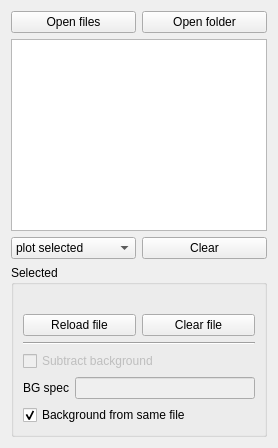
       <widget class="QWidget" name="files_tab">
        <attribute name="title">
         <string>Files</string>
        </attribute>
        <layout class="QVBoxLayout" name="verticalLayout_3">
         <item>
          <layout class="QHBoxLayout" name="horizontalLayout_35">
           <item>
            <widget class="QPushButton" name="button_open_files">
             <property name="text">
              <string>Open files</string>
             </property>
            </widget>
           </item>
           <item>
            <widget class="QPushButton" name="button_open">
             <property name="text">
              <string>Open folder</string>
             </property>
            </widget>
           </item>
          </layout>
         </item>
         <item>
          <widget class="QTreeWidget" name="file_list">
           <property name="mouseTracking">
            <bool>true</bool>
           </property>
           <property name="contextMenuPolicy">
            <enum>Qt::ContextMenuPolicy::CustomContextMenu</enum>
           </property>
           <property name="acceptDrops">
            <bool>true</bool>
           </property>
           <property name="toolTip">
            <string/>
           </property>
           <property name="statusTip">
            <string>File tree view of spectra, supports drag&amp;drop</string>
           </property>
           <property name="autoFillBackground">
            <bool>true</bool>
           </property>
           <property name="styleSheet">
            <string notr="true">QFrame {background-image: url(:/images/background.png); 
              background-position: center center;
              background-repeat: no-repeat;
};</string>
           </property>
           <property name="dragDropMode">
            <enum>QAbstractItemView::DragDropMode::DropOnly</enum>
           </property>
           <property name="selectionMode">
            <enum>QAbstractItemView::SelectionMode::ExtendedSelection</enum>
           </property>
           <property name="headerHidden">
            <bool>true</bool>
           </property>
           <property name="columnCount">
            <number>1</number>
           </property>
           <attribute name="headerVisible">
            <bool>false</bool>
           </attribute>
           <attribute name="headerDefaultSectionSize">
            <number>97</number>
           </attribute>
           <attribute name="headerStretchLastSection">
            <bool>false</bool>
           </attribute>
           <column>
            <property name="text">
             <string notr="true">1</string>
            </property>
           </column>
          </widget>
         </item>
         <item>
          <layout class="QHBoxLayout" name="horizontalLayout_9">
           <item>
            <widget class="QComboBox" name="plot_combobox">
             <property name="currentText">
              <string>plot selected</string>
             </property>
             <item>
              <property name="text">
               <string>plot selected</string>
              </property>
             </item>
             <item>
              <property name="text">
               <string>plot checked</string>
              </property>
             </item>
            </widget>
           </item>
           <item>
            <widget class="QPushButton" name="clear_file_list">
             <property name="text">
              <string>Clear</string>
             </property>
            </widget>
           </item>
          </layout>
         </item>
         <item>
          <widget class="QGroupBox" name="spec_info_gbox">
           <property name="enabled">
            <bool>true</bool>
           </property>
           <property name="title">
            <string>Selected</string>
           </property>
           <layout class="QVBoxLayout" name="verticalLayout_9">
            <item>
             <widget class="QLabel" name="sel_spec_label">
              <property name="sizePolicy">
               <sizepolicy hsizetype="Ignored" vsizetype="Preferred">
                <horstretch>0</horstretch>
                <verstretch>0</verstretch>
               </sizepolicy>
              </property>
              <property name="text">
               <string/>
               <string/>
              </property>
             </widget>
            </item>
            <item>
             <layout class="QHBoxLayout" name="horizontalLayout_2">
              <item>
               <widget class="QPushButton" name="reload_file_btn">
                <property name="text">
                 <string>Reload file</string>
                </property>
               </widget>
              </item>
              <item>
               <widget class="QPushButton" name="clear_file_btn">
                <property name="text">
                 <string>Clear file</string>
                </property>
               </widget>
              </item>
             </layout>
            </item>
            <item>
             <widget class="Line" name="line">
              <property name="orientation">
               <enum>Qt::Orientation::Horizontal</enum>
              </property>
             </widget>
            </item>
            <item>
             <widget class="QCheckBox" name="bg_extra_check">
              <property name="enabled">
               <bool>false</bool>
              </property>
              <property name="text">
               <string>Subtract background</string>
              </property>
             </widget>
            </item>
            <item>
             <layout class="QHBoxLayout" name="horizontalLayout_21">
              <item>
               <widget class="QLabel" name="label">
                <property name="text">
                 <string>BG spec</string>
                </property>
               </widget>
              </item>
              <item>
               <widget class="QLineEdit" name="bg_extra_ledit">
                <property name="enabled">
                 <bool>false</bool>
                </property>
               </widget>
              </item>
             </layout>
            </item>
            <item>
             <widget class="QCheckBox" name="bg_internal_check">
              <property name="text">
               <string>Background from same file</string>
              </property>
              <property name="checked">
               <bool>true</bool>
              </property>
             </widget>
            </item>
           </layout>
          </widget>
         </item>
        </layout>
       </widget>
